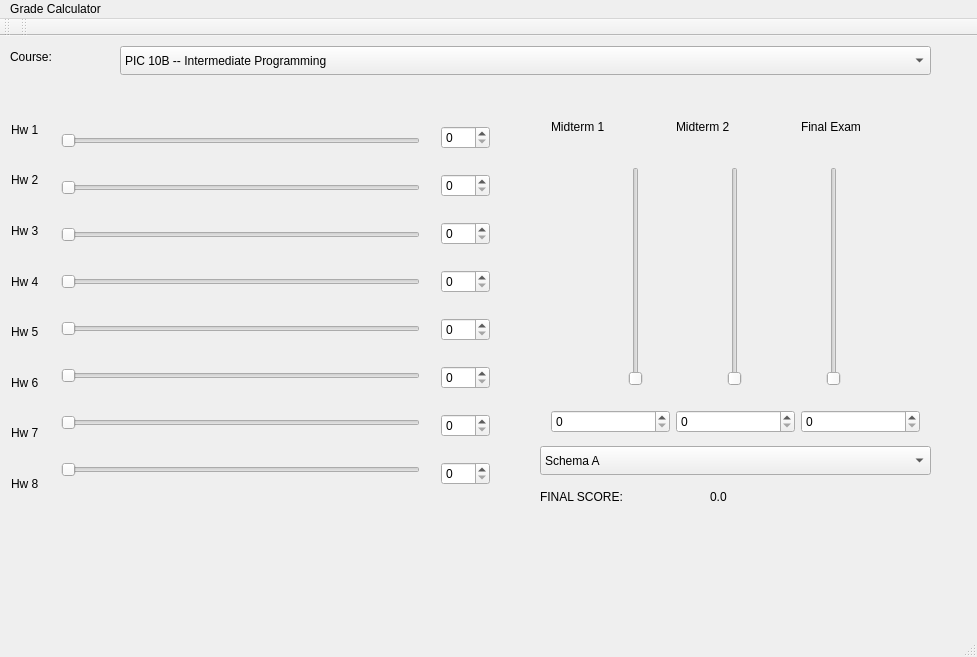
<?xml version="1.0" encoding="UTF-8"?>
<ui version="4.0">
 <class>MainWindow</class>
 <widget class="QMainWindow" name="MainWindow">
  <property name="geometry">
   <rect>
    <x>0</x>
    <y>0</y>
    <width>977</width>
    <height>657</height>
   </rect>
  </property>
  <property name="windowTitle">
   <string>MainWindow</string>
  </property>
  <widget class="QWidget" name="centralWidget">
   <widget class="QWidget" name="verticalLayoutWidget">
    <property name="geometry">
     <rect>
      <x>50</x>
      <y>60</y>
      <width>381</width>
      <height>421</height>
     </rect>
    </property>
    <layout class="QVBoxLayout" name="verticalLayout">
     <item>
      <widget class="QSlider" name="slider_1">
       <property name="orientation">
        <enum>Qt::Horizontal</enum>
       </property>
      </widget>
     </item>
     <item>
      <widget class="QSlider" name="slider_2">
       <property name="orientation">
        <enum>Qt::Horizontal</enum>
       </property>
      </widget>
     </item>
     <item>
      <widget class="QSlider" name="slider_3">
       <property name="orientation">
        <enum>Qt::Horizontal</enum>
       </property>
      </widget>
     </item>
     <item>
      <widget class="QSlider" name="slider_4">
       <property name="orientation">
        <enum>Qt::Horizontal</enum>
       </property>
      </widget>
     </item>
     <item>
      <widget class="QSlider" name="slider_5">
       <property name="orientation">
        <enum>Qt::Horizontal</enum>
       </property>
      </widget>
     </item>
     <item>
      <widget class="QSlider" name="slider_6">
       <property name="orientation">
        <enum>Qt::Horizontal</enum>
       </property>
      </widget>
     </item>
     <item>
      <widget class="QSlider" name="slider_7">
       <property name="orientation">
        <enum>Qt::Horizontal</enum>
       </property>
      </widget>
     </item>
     <item>
      <widget class="QSlider" name="slider_8">
       <property name="orientation">
        <enum>Qt::Horizontal</enum>
       </property>
      </widget>
     </item>
    </layout>
   </widget>
   <widget class="QWidget" name="verticalLayoutWidget_2">
    <property name="geometry">
     <rect>
      <x>0</x>
      <y>60</y>
      <width>51</width>
      <height>421</height>
     </rect>
    </property>
    <layout class="QVBoxLayout" name="verticalLayout_2">
     <item>
      <widget class="QLabel" name="label_2">
       <property name="text">
        <string>Hw 1</string>
       </property>
      </widget>
     </item>
     <item>
      <widget class="QLabel" name="label_3">
       <property name="text">
        <string>Hw 2</string>
       </property>
      </widget>
     </item>
     <item>
      <widget class="QLabel" name="label_4">
       <property name="text">
        <string>Hw 3</string>
       </property>
      </widget>
     </item>
     <item>
      <widget class="QLabel" name="label_5">
       <property name="text">
        <string>Hw 4</string>
       </property>
      </widget>
     </item>
     <item>
      <widget class="QLabel" name="label_7">
       <property name="text">
        <string>Hw 5</string>
       </property>
      </widget>
     </item>
     <item>
      <widget class="QLabel" name="label_8">
       <property name="text">
        <string>Hw 6</string>
       </property>
      </widget>
     </item>
     <item>
      <widget class="QLabel" name="label_6">
       <property name="text">
        <string>Hw 7</string>
       </property>
      </widget>
     </item>
     <item>
      <widget class="QLabel" name="label">
       <property name="text">
        <string>Hw 8</string>
       </property>
      </widget>
     </item>
    </layout>
   </widget>
   <widget class="QWidget" name="verticalLayoutWidget_3">
    <property name="geometry">
     <rect>
      <x>430</x>
      <y>60</y>
      <width>71</width>
      <height>421</height>
     </rect>
    </property>
    <layout class="QVBoxLayout" name="verticalLayout_3">
     <item>
      <widget class="QSpinBox" name="spinBox"/>
     </item>
     <item>
      <widget class="QSpinBox" name="spinBox_2"/>
     </item>
     <item>
      <widget class="QSpinBox" name="spinBox_3"/>
     </item>
     <item>
      <widget class="QSpinBox" name="spinBox_4"/>
     </item>
     <item>
      <widget class="QSpinBox" name="spinBox_5"/>
     </item>
     <item>
      <widget class="QSpinBox" name="spinBox_6"/>
     </item>
     <item>
      <widget class="QSpinBox" name="spinBox_7"/>
     </item>
     <item>
      <widget class="QSpinBox" name="spinBox_8"/>
     </item>
    </layout>
   </widget>
   <widget class="QLabel" name="courseLabel">
    <property name="geometry">
     <rect>
      <x>10</x>
      <y>10</y>
      <width>89</width>
      <height>21</height>
     </rect>
    </property>
    <property name="text">
     <string>Course:</string>
    </property>
   </widget>
   <widget class="QComboBox" name="classPicker">
    <property name="geometry">
     <rect>
      <x>120</x>
      <y>10</y>
      <width>811</width>
      <height>29</height>
     </rect>
    </property>
    <item>
     <property name="text">
      <string>PIC 10B -- Intermediate Programming</string>
     </property>
    </item>
    <item>
     <property name="text">
      <string>PIC 10C -- Advanced Programming </string>
     </property>
    </item>
   </widget>
   <widget class="QComboBox" name="schemaPicker">
    <property name="geometry">
     <rect>
      <x>540</x>
      <y>410</y>
      <width>391</width>
      <height>29</height>
     </rect>
    </property>
    <item>
     <property name="text">
      <string>Schema A</string>
     </property>
    </item>
    <item>
     <property name="text">
      <string>Schema B</string>
     </property>
    </item>
   </widget>
   <widget class="QWidget" name="horizontalLayoutWidget">
    <property name="geometry">
     <rect>
      <x>539</x>
      <y>120</y>
      <width>391</width>
      <height>241</height>
     </rect>
    </property>
    <layout class="QHBoxLayout" name="horizontalLayout">
     <item>
      <widget class="QSlider" name="vertSlider_1">
       <property name="orientation">
        <enum>Qt::Vertical</enum>
       </property>
      </widget>
     </item>
     <item>
      <widget class="QSlider" name="vertSlider_2">
       <property name="orientation">
        <enum>Qt::Vertical</enum>
       </property>
      </widget>
     </item>
     <item>
      <widget class="QSlider" name="vertSlider_3">
       <property name="orientation">
        <enum>Qt::Vertical</enum>
       </property>
      </widget>
     </item>
    </layout>
   </widget>
   <widget class="QWidget" name="horizontalLayoutWidget_2">
    <property name="geometry">
     <rect>
      <x>540</x>
      <y>60</y>
      <width>391</width>
      <height>61</height>
     </rect>
    </property>
    <layout class="QHBoxLayout" name="horizontalLayout_2">
     <item>
      <widget class="QLabel" name="midterm_1">
       <property name="text">
        <string>Midterm 1</string>
       </property>
      </widget>
     </item>
     <item>
      <widget class="QLabel" name="midterm_2">
       <property name="text">
        <string>Midterm 2</string>
       </property>
      </widget>
     </item>
     <item>
      <widget class="QLabel" name="finalExam">
       <property name="text">
        <string>Final Exam</string>
       </property>
      </widget>
     </item>
    </layout>
   </widget>
   <widget class="QLabel" name="finalScore">
    <property name="geometry">
     <rect>
      <x>540</x>
      <y>430</y>
      <width>141</width>
      <height>61</height>
     </rect>
    </property>
    <property name="text">
     <string>FINAL SCORE:</string>
    </property>
   </widget>
   <widget class="QLabel" name="score">
    <property name="geometry">
     <rect>
      <x>710</x>
      <y>450</y>
      <width>89</width>
      <height>21</height>
     </rect>
    </property>
    <property name="text">
     <string>0.0</string>
    </property>
   </widget>
   <widget class="QWidget" name="horizontalLayoutWidget_3">
    <property name="geometry">
     <rect>
      <x>540</x>
      <y>360</y>
      <width>391</width>
      <height>51</height>
     </rect>
    </property>
    <layout class="QHBoxLayout" name="horizontalLayout_4">
     <item>
      <widget class="QSpinBox" name="midterm_spinBox_1"/>
     </item>
     <item>
      <widget class="QSpinBox" name="midterm_spinBox_2"/>
     </item>
     <item>
      <widget class="QSpinBox" name="final_spinBox"/>
     </item>
    </layout>
   </widget>
  </widget>
  <widget class="QToolBar" name="mainToolBar">
   <attribute name="toolBarArea">
    <enum>TopToolBarArea</enum>
   </attribute>
   <attribute name="toolBarBreak">
    <bool>false</bool>
   </attribute>
  </widget>
  <widget class="QStatusBar" name="statusBar"/>
  <widget class="QToolBar" name="toolBar">
   <property name="windowTitle">
    <string>toolBar</string>
   </property>
   <attribute name="toolBarArea">
    <enum>TopToolBarArea</enum>
   </attribute>
   <attribute name="toolBarBreak">
    <bool>false</bool>
   </attribute>
  </widget>
  <widget class="QMenuBar" name="menuBar">
   <property name="geometry">
    <rect>
     <x>0</x>
     <y>0</y>
     <width>977</width>
     <height>26</height>
    </rect>
   </property>
   <widget class="QMenu" name="menuSettings">
    <property name="title">
     <string>Grade Calculator</string>
    </property>
   </widget>
   <addaction name="menuSettings"/>
  </widget>
  <action name="actionDelete">
   <property name="text">
    <string>delete</string>
   </property>
  </action>
 </widget>
 <layoutdefault spacing="6" margin="11"/>
 <resources/>
 <connections/>
</ui>
